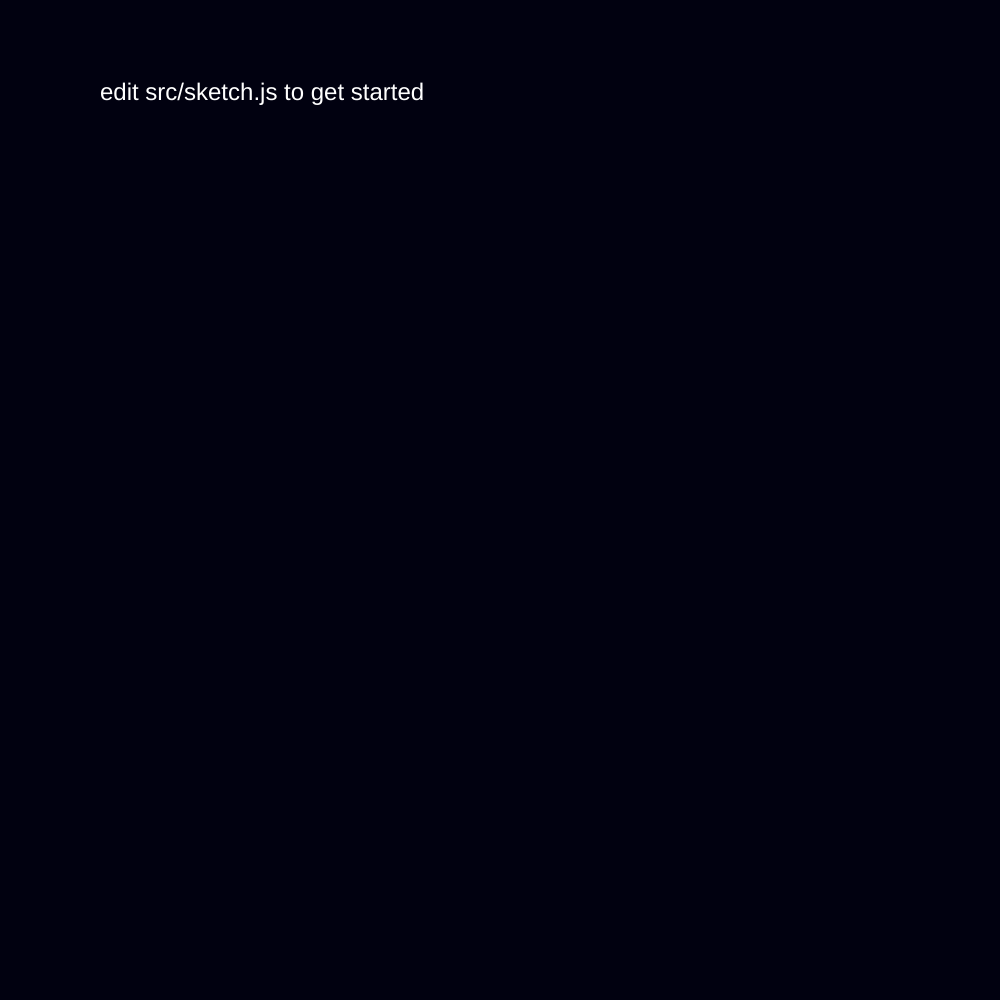
Frame 1 (no input)
Frame 2 (the mouse pressed at the canvas centre, redrawn once): identical to frame 1, image omitted

The p5.js sketch that drew this single still picture (run headless with seeded random() and noise() and a simulated clock; the mouse was pressed at the canvas centre and the sketch redrawn once):

// p5.js sketch
// ── sketch.js
function setup() {
  const canvaSize = min(windowWidth, windowHeight);
  createCanvas(canvaSize, canvaSize);
  noLoop();
  background("#010110");
  fill(255)
  textSize(24);
  text("edit src/sketch.js to get started", 100, 100)
}
function draw() {
}
